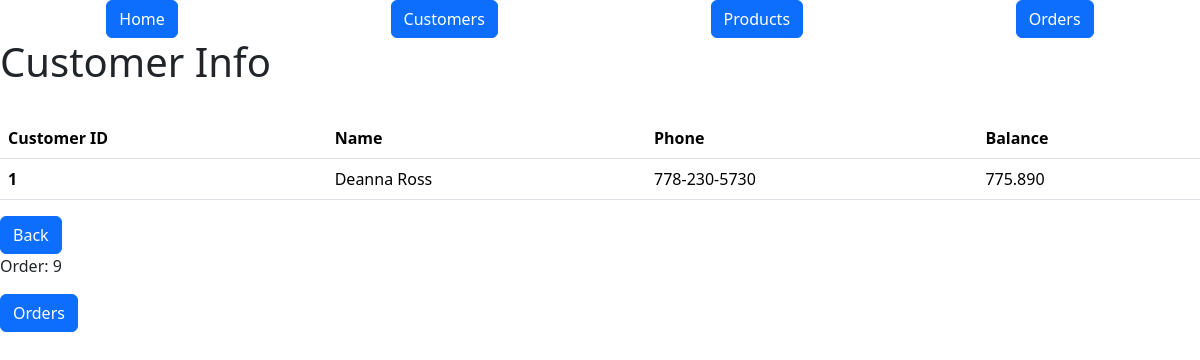
The app's page /customers/1 with its own data.
### models.py (models this page shows, shortened)
class Customer(db.Model):
    id = mapped_column(Integer, primary_key=True)
    name = mapped_column(String(200), nullable=False, unique=True)
    phone = mapped_column(String(20), nullable=False)
    balance = mapped_column(DECIMAL(10, 3), nullable=False, default=0)
    orders = relationship("Order", cascade="all, delete-orphan")

class Order(db.Model):
    id = mapped_column(Integer, primary_key=True)
    customer_id = mapped_column(Integer, ForeignKey(Customer.id), nullable=False)
    total = mapped_column(DECIMAL(10, 3), default=0)
    customer = relationship("Customer", back_populates="orders")
    items = relationship("ProductOrder", cascade="all, delete-orphan")
    created_at = mapped_column(DateTime, default=func.now())
    processed = mapped_column(DateTime, default=None, nullable=True)
    def total(self):
        total = 0
        for item in self.items:
            total += item.product.price * item.quantity
        math.floor(total)
        return total

### routes/html_bp.py (the view)
@htmls_bp.route("/customers/<int:id>", methods=["GET"])
def customer_info(id):
    customer = db.get_or_404(Customer, id)
    return render_template("customer.html", customer=customer)

### templates/customer.html
{% extends "base.html" %} {% block content %}
<h1>Customer Info</h1>
<br />
<table class="table table-hover">
  <thead>
    <tr>
      <th scope="col">Customer ID</th>
      <th scope="col">Name</th>
      <th scope="col">Phone</th>
      <th scope="col">Balance</th>
    </tr>
  </thead>
  <tbody>
    <tr>
      <th scope="row">{{customer.id}}</th>
      <td>{{customer.name}}</td>
      <td>{{customer.phone}}</td>
      <td>{{customer.balance}}</td>
    </tr>
  </tbody>
</table>
<a class="btn btn-primary" href="{{url_for('html.customers_info')}}">Back</a>
{% for order in customer.orders %}
<p>Order: {{order.id}}</p>
<a class="btn btn-primary" href="{{url_for('html.orders_info', id=order.id)}}"
  >Orders</a
>
{%endfor%} {% endblock %}

### records on screen
Customer: id "1", name "Deanna Ross", phone "778-230-5730", balance "775.890"
Order: id "9"
